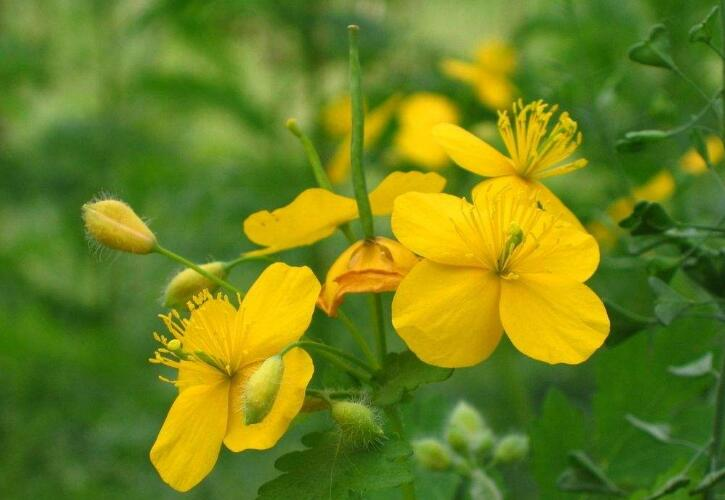
#> input picture 04图片的几何变换/image.png, 725 x 500 px
$ jupyter execute '06图片镜像.ipynb'
#> lines starting #> are read from the running program, lines starting #| are printed output that depends on the picture; after the words box and inside, x2 and y2 are one past the last pixel; in counts of white or black regions, pixels touching at a corner belong together
[cell 1]
import cv2
import numpy as np
img = cv2.imread('image.png',1)
#> img is the input picture: shape (500, 725, 3); mean B, G, R 27.6, 129.5, 108.6
imgInfo = img.shape
#> imgInfo = (500, 725, 3)
height = imgInfo[0]
#> height = 500
width = imgInfo[1]
#> width = 725
deep = imgInfo[2]
#> deep = 3
newImageInfo = (height * 2,width,deep)
#> newImageInfo = (1000, 725, 3)
dst = np.zeros(newImageInfo,np.uint8)
for i in range(0,height):
    for j in range(0,width):
        dst[i,j] = img[i,j]
        dst[height * 2 - i -1,j] = img[i,j]
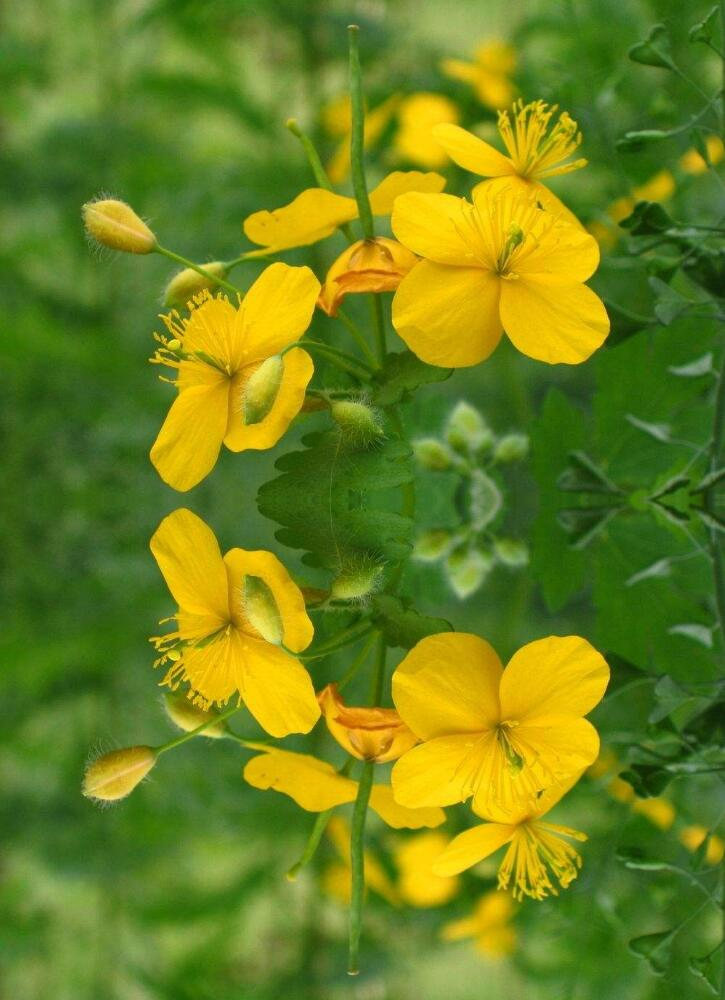
#> dst: shape (1000, 725, 3); mean B, G, R 27.6, 129.5, 108.6
for i in range(0,width):
    dst[height,i] = (0,0,255)
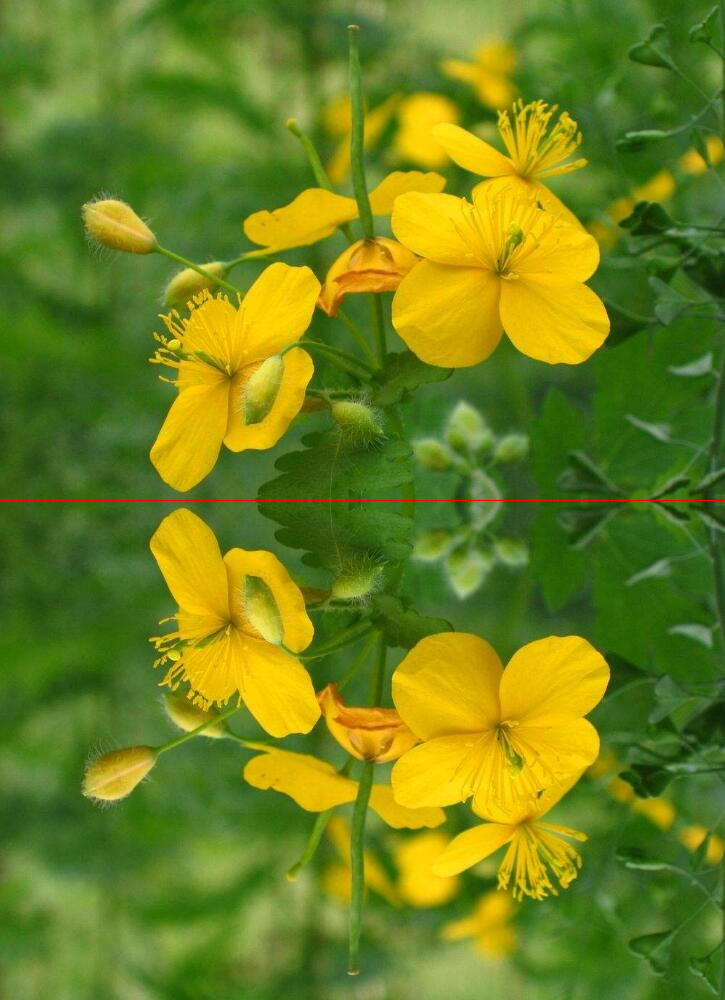
#> dst: shape (1000, 725, 3); 0.1% of pixels changed, all inside (x1, y1, x2, y2) = (0, 500, 725, 501)
cv2.imshow('dst',dst)
cv2.waitKey(0)
